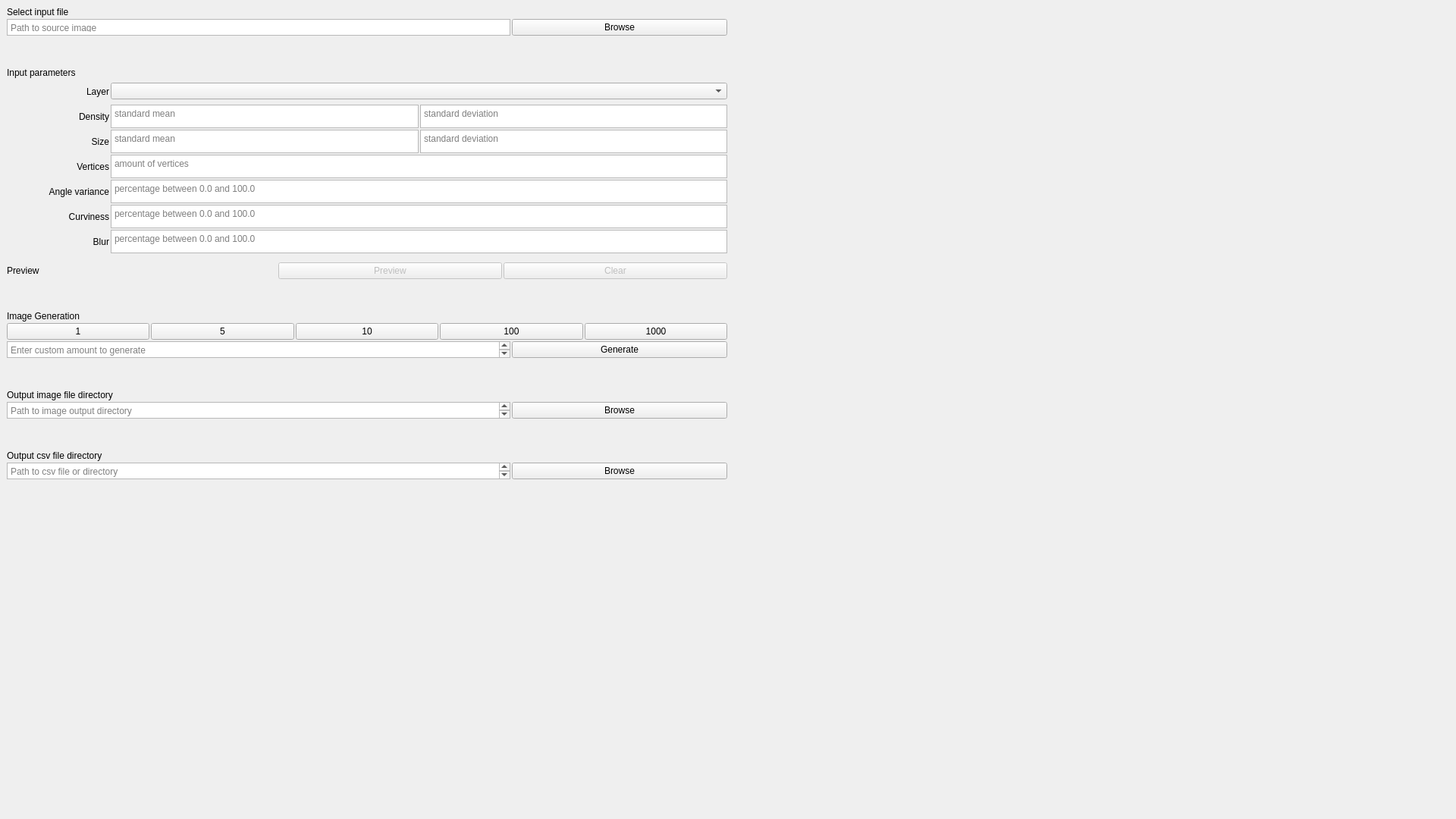
<?xml version="1.0" encoding="UTF-8"?>
<ui version="4.0">
 <class>MainWindow</class>
 <widget class="QMainWindow" name="MainWindow">
  <property name="geometry">
   <rect>
    <x>0</x>
    <y>0</y>
    <width>1920</width>
    <height>1080</height>
   </rect>
  </property>
  <property name="windowTitle">
   <string>MainWindow</string>
  </property>
  <widget class="QWidget" name="centralwidget">
   <property name="enabled">
    <bool>true</bool>
   </property>
   <property name="sizePolicy">
    <sizepolicy hsizetype="Ignored" vsizetype="Ignored">
     <horstretch>0</horstretch>
     <verstretch>0</verstretch>
    </sizepolicy>
   </property>
   <layout class="QHBoxLayout" name="horizontalLayout" stretch="5,5">
    <property name="spacing">
     <number>2</number>
    </property>
    <item>
     <layout class="QVBoxLayout" name="verticalLayout_2" stretch="0,0,0,0,0,0,0,0,0,0,0,0,0,0,0,0,0">
      <item>
       <widget class="QLabel" name="label_3">
        <property name="text">
         <string>Select input file</string>
        </property>
       </widget>
      </item>
      <item>
       <layout class="QHBoxLayout" name="horizontalLayout_3" stretch="7,3">
        <item>
         <widget class="QTextEdit" name="filename_input">
          <property name="sizePolicy">
           <sizepolicy hsizetype="Ignored" vsizetype="Ignored">
            <horstretch>0</horstretch>
            <verstretch>0</verstretch>
           </sizepolicy>
          </property>
          <property name="verticalScrollBarPolicy">
           <enum>Qt::ScrollBarAlwaysOff</enum>
          </property>
          <property name="horizontalScrollBarPolicy">
           <enum>Qt::ScrollBarAsNeeded</enum>
          </property>
          <property name="tabChangesFocus">
           <bool>true</bool>
          </property>
          <property name="readOnly">
           <bool>true</bool>
          </property>
          <property name="placeholderText">
           <string>Path to source image</string>
          </property>
         </widget>
        </item>
        <item>
         <widget class="QPushButton" name="filename_browse">
          <property name="enabled">
           <bool>true</bool>
          </property>
          <property name="text">
           <string>Browse</string>
          </property>
         </widget>
        </item>
       </layout>
      </item>
      <item>
       <spacer name="verticalSpacer_3">
        <property name="orientation">
         <enum>Qt::Vertical</enum>
        </property>
        <property name="sizeType">
         <enum>QSizePolicy::Minimum</enum>
        </property>
        <property name="sizeHint" stdset="0">
         <size>
          <width>20</width>
          <height>40</height>
         </size>
        </property>
       </spacer>
      </item>
      <item>
       <layout class="QVBoxLayout" name="verticalLayout_3">
        <item>
         <widget class="QLabel" name="label_14">
          <property name="text">
           <string>Input parameters</string>
          </property>
         </widget>
        </item>
        <item>
         <layout class="QHBoxLayout" name="horizontalLayout_8" stretch="1,6">
          <item>
           <widget class="QLabel" name="label_15">
            <property name="minimumSize">
             <size>
              <width>0</width>
              <height>31</height>
             </size>
            </property>
            <property name="text">
             <string>Layer</string>
            </property>
            <property name="alignment">
             <set>Qt::AlignRight|Qt::AlignTrailing|Qt::AlignVCenter</set>
            </property>
           </widget>
          </item>
          <item>
           <widget class="QComboBox" name="layer_dropdown">
            <property name="sizePolicy">
             <sizepolicy hsizetype="Preferred" vsizetype="Fixed">
              <horstretch>0</horstretch>
              <verstretch>0</verstretch>
             </sizepolicy>
            </property>
           </widget>
          </item>
         </layout>
        </item>
        <item>
         <layout class="QHBoxLayout" name="horizontalLayout_9" stretch="1,3,3">
          <item>
           <widget class="QLabel" name="label_13">
            <property name="minimumSize">
             <size>
              <width>0</width>
              <height>31</height>
             </size>
            </property>
            <property name="text">
             <string>Density</string>
            </property>
            <property name="alignment">
             <set>Qt::AlignRight|Qt::AlignTrailing|Qt::AlignVCenter</set>
            </property>
           </widget>
          </item>
          <item>
           <widget class="QPlainTextEdit" name="density_mean_input">
            <property name="sizePolicy">
             <sizepolicy hsizetype="Expanding" vsizetype="Ignored">
              <horstretch>0</horstretch>
              <verstretch>0</verstretch>
             </sizepolicy>
            </property>
            <property name="minimumSize">
             <size>
              <width>0</width>
              <height>31</height>
             </size>
            </property>
            <property name="tabChangesFocus">
             <bool>true</bool>
            </property>
            <property name="placeholderText">
             <string>standard mean</string>
            </property>
           </widget>
          </item>
          <item>
           <widget class="QPlainTextEdit" name="density_stddev_input">
            <property name="sizePolicy">
             <sizepolicy hsizetype="Expanding" vsizetype="Ignored">
              <horstretch>0</horstretch>
              <verstretch>0</verstretch>
             </sizepolicy>
            </property>
            <property name="minimumSize">
             <size>
              <width>0</width>
              <height>31</height>
             </size>
            </property>
            <property name="tabChangesFocus">
             <bool>true</bool>
            </property>
            <property name="placeholderText">
             <string>standard deviation</string>
            </property>
           </widget>
          </item>
         </layout>
        </item>
        <item>
         <layout class="QHBoxLayout" name="horizontalLayout_13" stretch="1,3,3">
          <item>
           <widget class="QLabel" name="label_16">
            <property name="minimumSize">
             <size>
              <width>0</width>
              <height>31</height>
             </size>
            </property>
            <property name="text">
             <string>Size</string>
            </property>
            <property name="alignment">
             <set>Qt::AlignRight|Qt::AlignTrailing|Qt::AlignVCenter</set>
            </property>
           </widget>
          </item>
          <item>
           <widget class="QPlainTextEdit" name="size_mean_input">
            <property name="sizePolicy">
             <sizepolicy hsizetype="Expanding" vsizetype="Ignored">
              <horstretch>0</horstretch>
              <verstretch>0</verstretch>
             </sizepolicy>
            </property>
            <property name="minimumSize">
             <size>
              <width>0</width>
              <height>31</height>
             </size>
            </property>
            <property name="tabChangesFocus">
             <bool>true</bool>
            </property>
            <property name="placeholderText">
             <string>standard mean</string>
            </property>
           </widget>
          </item>
          <item>
           <widget class="QPlainTextEdit" name="size_stddev_input">
            <property name="sizePolicy">
             <sizepolicy hsizetype="Expanding" vsizetype="Ignored">
              <horstretch>0</horstretch>
              <verstretch>0</verstretch>
             </sizepolicy>
            </property>
            <property name="minimumSize">
             <size>
              <width>0</width>
              <height>31</height>
             </size>
            </property>
            <property name="tabChangesFocus">
             <bool>true</bool>
            </property>
            <property name="placeholderText">
             <string>standard deviation</string>
            </property>
           </widget>
          </item>
         </layout>
        </item>
        <item>
         <layout class="QHBoxLayout" name="horizontalLayout_14" stretch="1,6">
          <item>
           <widget class="QLabel" name="label_17">
            <property name="minimumSize">
             <size>
              <width>0</width>
              <height>31</height>
             </size>
            </property>
            <property name="text">
             <string>Vertices</string>
            </property>
            <property name="alignment">
             <set>Qt::AlignRight|Qt::AlignTrailing|Qt::AlignVCenter</set>
            </property>
           </widget>
          </item>
          <item>
           <widget class="QPlainTextEdit" name="vertices_input">
            <property name="sizePolicy">
             <sizepolicy hsizetype="Expanding" vsizetype="Ignored">
              <horstretch>0</horstretch>
              <verstretch>0</verstretch>
             </sizepolicy>
            </property>
            <property name="minimumSize">
             <size>
              <width>0</width>
              <height>31</height>
             </size>
            </property>
            <property name="tabChangesFocus">
             <bool>true</bool>
            </property>
            <property name="placeholderText">
             <string>amount of vertices</string>
            </property>
           </widget>
          </item>
         </layout>
        </item>
        <item>
         <layout class="QHBoxLayout" name="horizontalLayout_10" stretch="1,6">
          <item>
           <widget class="QLabel" name="label">
            <property name="minimumSize">
             <size>
              <width>0</width>
              <height>31</height>
             </size>
            </property>
            <property name="text">
             <string>Angle variance</string>
            </property>
            <property name="alignment">
             <set>Qt::AlignRight|Qt::AlignTrailing|Qt::AlignVCenter</set>
            </property>
           </widget>
          </item>
          <item>
           <widget class="QPlainTextEdit" name="angle_variance_input">
            <property name="sizePolicy">
             <sizepolicy hsizetype="Expanding" vsizetype="Ignored">
              <horstretch>0</horstretch>
              <verstretch>0</verstretch>
             </sizepolicy>
            </property>
            <property name="minimumSize">
             <size>
              <width>0</width>
              <height>31</height>
             </size>
            </property>
            <property name="tabChangesFocus">
             <bool>true</bool>
            </property>
            <property name="placeholderText">
             <string>percentage between 0.0 and 100.0</string>
            </property>
           </widget>
          </item>
         </layout>
        </item>
        <item>
         <layout class="QHBoxLayout" name="horizontalLayout_15" stretch="1,6">
          <item>
           <widget class="QLabel" name="label_18">
            <property name="minimumSize">
             <size>
              <width>0</width>
              <height>31</height>
             </size>
            </property>
            <property name="text">
             <string>Curviness</string>
            </property>
            <property name="alignment">
             <set>Qt::AlignRight|Qt::AlignTrailing|Qt::AlignVCenter</set>
            </property>
           </widget>
          </item>
          <item>
           <widget class="QPlainTextEdit" name="curviness_input">
            <property name="sizePolicy">
             <sizepolicy hsizetype="Expanding" vsizetype="Ignored">
              <horstretch>0</horstretch>
              <verstretch>0</verstretch>
             </sizepolicy>
            </property>
            <property name="minimumSize">
             <size>
              <width>0</width>
              <height>31</height>
             </size>
            </property>
            <property name="tabChangesFocus">
             <bool>true</bool>
            </property>
            <property name="placeholderText">
             <string>percentage between 0.0 and 100.0</string>
            </property>
           </widget>
          </item>
         </layout>
        </item>
        <item>
         <layout class="QHBoxLayout" name="horizontalLayout_16" stretch="1,6">
          <item>
           <widget class="QLabel" name="label_19">
            <property name="minimumSize">
             <size>
              <width>0</width>
              <height>31</height>
             </size>
            </property>
            <property name="text">
             <string>Blur</string>
            </property>
            <property name="alignment">
             <set>Qt::AlignRight|Qt::AlignTrailing|Qt::AlignVCenter</set>
            </property>
           </widget>
          </item>
          <item>
           <widget class="QPlainTextEdit" name="blur_input">
            <property name="sizePolicy">
             <sizepolicy hsizetype="Expanding" vsizetype="Ignored">
              <horstretch>0</horstretch>
              <verstretch>0</verstretch>
             </sizepolicy>
            </property>
            <property name="minimumSize">
             <size>
              <width>0</width>
              <height>31</height>
             </size>
            </property>
            <property name="tabChangesFocus">
             <bool>true</bool>
            </property>
            <property name="placeholderText">
             <string>percentage between 0.0 and 100.0</string>
            </property>
           </widget>
          </item>
         </layout>
        </item>
       </layout>
      </item>
      <item>
       <spacer name="verticalSpacer_4">
        <property name="orientation">
         <enum>Qt::Vertical</enum>
        </property>
        <property name="sizeType">
         <enum>QSizePolicy::Minimum</enum>
        </property>
        <property name="sizeHint" stdset="0">
         <size>
          <width>20</width>
          <height>10</height>
         </size>
        </property>
       </spacer>
      </item>
      <item>
       <layout class="QHBoxLayout" name="horizontalLayout_4" stretch="2,4,5,5">
        <item>
         <widget class="QLabel" name="label_6">
          <property name="text">
           <string>Preview</string>
          </property>
         </widget>
        </item>
        <item>
         <widget class="QLabel" name="invalid_parameters_error">
          <property name="enabled">
           <bool>true</bool>
          </property>
          <property name="font">
           <font>
            <weight>75</weight>
            <bold>true</bold>
           </font>
          </property>
          <property name="autoFillBackground">
           <bool>false</bool>
          </property>
          <property name="styleSheet">
           <string notr="true">QLabel { color : red; }</string>
          </property>
          <property name="text">
           <string/>
          </property>
          <property name="scaledContents">
           <bool>false</bool>
          </property>
          <property name="alignment">
           <set>Qt::AlignRight|Qt::AlignTrailing|Qt::AlignVCenter</set>
          </property>
         </widget>
        </item>
        <item>
         <widget class="QPushButton" name="preview_button">
          <property name="enabled">
           <bool>false</bool>
          </property>
          <property name="text">
           <string>Preview</string>
          </property>
         </widget>
        </item>
        <item>
         <widget class="QPushButton" name="clear_preview_button">
          <property name="enabled">
           <bool>false</bool>
          </property>
          <property name="text">
           <string>Clear</string>
          </property>
         </widget>
        </item>
       </layout>
      </item>
      <item>
       <spacer name="verticalSpacer_2">
        <property name="orientation">
         <enum>Qt::Vertical</enum>
        </property>
        <property name="sizeType">
         <enum>QSizePolicy::Minimum</enum>
        </property>
        <property name="sizeHint" stdset="0">
         <size>
          <width>20</width>
          <height>40</height>
         </size>
        </property>
       </spacer>
      </item>
      <item>
       <widget class="QLabel" name="label_7">
        <property name="text">
         <string>Image Generation</string>
        </property>
       </widget>
      </item>
      <item>
       <layout class="QHBoxLayout" name="horizontalLayout_2">
        <item>
         <widget class="QPushButton" name="gen_1_button">
          <property name="text">
           <string>1</string>
          </property>
         </widget>
        </item>
        <item>
         <widget class="QPushButton" name="gen_5_button">
          <property name="text">
           <string>5</string>
          </property>
         </widget>
        </item>
        <item>
         <widget class="QPushButton" name="gen_10_button">
          <property name="text">
           <string>10</string>
          </property>
         </widget>
        </item>
        <item>
         <widget class="QPushButton" name="gen_100_button">
          <property name="text">
           <string>100</string>
          </property>
         </widget>
        </item>
        <item>
         <widget class="QPushButton" name="gen_1000_button">
          <property name="text">
           <string>1000</string>
          </property>
         </widget>
        </item>
       </layout>
      </item>
      <item>
       <layout class="QHBoxLayout" name="horizontalLayout_5" stretch="7,3">
        <item>
         <widget class="QPlainTextEdit" name="gen_manual_input">
          <property name="sizePolicy">
           <sizepolicy hsizetype="Expanding" vsizetype="Ignored">
            <horstretch>0</horstretch>
            <verstretch>0</verstretch>
           </sizepolicy>
          </property>
          <property name="placeholderText">
           <string>Enter custom amount to generate</string>
          </property>
         </widget>
        </item>
        <item>
         <widget class="QPushButton" name="generate_button">
          <property name="text">
           <string>Generate</string>
          </property>
         </widget>
        </item>
       </layout>
      </item>
      <item>
       <spacer name="verticalSpacer_5">
        <property name="orientation">
         <enum>Qt::Vertical</enum>
        </property>
        <property name="sizeType">
         <enum>QSizePolicy::Minimum</enum>
        </property>
        <property name="sizeHint" stdset="0">
         <size>
          <width>20</width>
          <height>40</height>
         </size>
        </property>
       </spacer>
      </item>
      <item>
       <widget class="QLabel" name="label_8">
        <property name="text">
         <string>Output image file directory</string>
        </property>
       </widget>
      </item>
      <item>
       <layout class="QHBoxLayout" name="horizontalLayout_6" stretch="7,3">
        <item>
         <widget class="QPlainTextEdit" name="image_path_input">
          <property name="sizePolicy">
           <sizepolicy hsizetype="Expanding" vsizetype="Ignored">
            <horstretch>0</horstretch>
            <verstretch>0</verstretch>
           </sizepolicy>
          </property>
          <property name="readOnly">
           <bool>true</bool>
          </property>
          <property name="placeholderText">
           <string>Path to image output directory</string>
          </property>
         </widget>
        </item>
        <item>
         <widget class="QPushButton" name="image_output_browse">
          <property name="text">
           <string>Browse</string>
          </property>
         </widget>
        </item>
       </layout>
      </item>
      <item>
       <spacer name="verticalSpacer_6">
        <property name="orientation">
         <enum>Qt::Vertical</enum>
        </property>
        <property name="sizeType">
         <enum>QSizePolicy::Minimum</enum>
        </property>
        <property name="sizeHint" stdset="0">
         <size>
          <width>20</width>
          <height>40</height>
         </size>
        </property>
       </spacer>
      </item>
      <item>
       <widget class="QLabel" name="label_9">
        <property name="text">
         <string>Output csv file directory</string>
        </property>
       </widget>
      </item>
      <item>
       <layout class="QHBoxLayout" name="horizontalLayout_7" stretch="7,3">
        <item>
         <widget class="QPlainTextEdit" name="csv_path_input">
          <property name="sizePolicy">
           <sizepolicy hsizetype="Expanding" vsizetype="Ignored">
            <horstretch>0</horstretch>
            <verstretch>0</verstretch>
           </sizepolicy>
          </property>
          <property name="placeholderText">
           <string>Path to csv file or directory</string>
          </property>
         </widget>
        </item>
        <item>
         <widget class="QPushButton" name="csv_output_browse">
          <property name="text">
           <string>Browse</string>
          </property>
         </widget>
        </item>
       </layout>
      </item>
      <item>
       <spacer name="verticalSpacer">
        <property name="orientation">
         <enum>Qt::Vertical</enum>
        </property>
        <property name="sizeType">
         <enum>QSizePolicy::Expanding</enum>
        </property>
        <property name="sizeHint" stdset="0">
         <size>
          <width>20</width>
          <height>40</height>
         </size>
        </property>
       </spacer>
      </item>
     </layout>
    </item>
    <item>
     <layout class="QVBoxLayout" name="verticalLayout">
      <item>
       <widget class="QLabel" name="shown_image">
        <property name="sizePolicy">
         <sizepolicy hsizetype="Ignored" vsizetype="Preferred">
          <horstretch>0</horstretch>
          <verstretch>0</verstretch>
         </sizepolicy>
        </property>
        <property name="text">
         <string/>
        </property>
        <property name="pixmap">
         <pixmap>../../output/png/large_particle1.png</pixmap>
        </property>
        <property name="scaledContents">
         <bool>true</bool>
        </property>
        <property name="alignment">
         <set>Qt::AlignCenter</set>
        </property>
       </widget>
      </item>
     </layout>
    </item>
   </layout>
  </widget>
 </widget>
 <tabstops>
  <tabstop>filename_input</tabstop>
  <tabstop>filename_browse</tabstop>
 </tabstops>
 <resources/>
 <connections/>
</ui>
